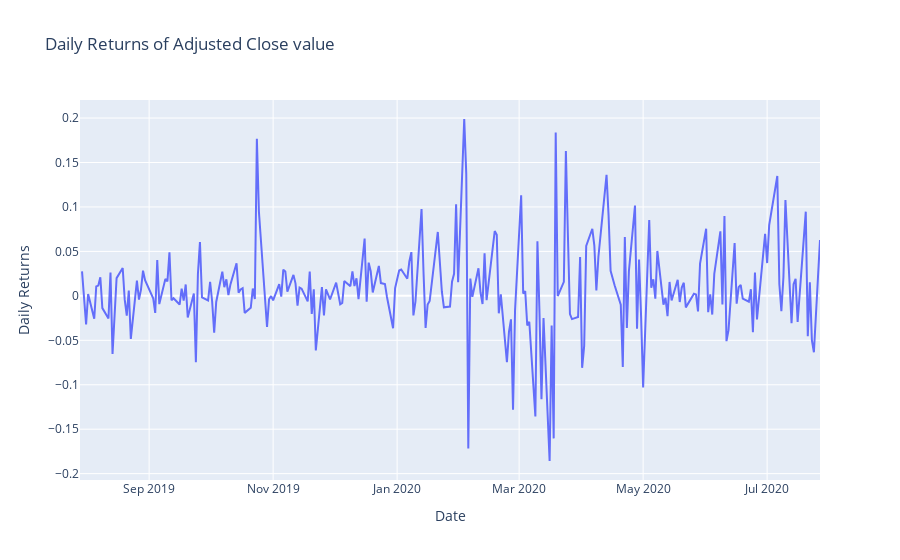

This figure's notebook cell:
### Code cell
data = [{'x' : tesla['Date'], 'y' : tesla['Daily Return']}]
fig1 = go.Figure(data = data, layout = go.Layout(title = "Daily Returns of Adjusted Close value", xaxis = dict(title = 'Date'), yaxis = dict(title = 'Daily Returns')))
iplot(fig1)

### Figure 1 — Plotly figure (JSON) as saved in the notebook; plotly's stock layout.template omitted (floating-point values rounded to 4 significant figures; data arrays with more than 128 entries replaced by an {"elided": "..."} marker saying what was removed)
{"data": [{"type": "scatter", "x": {"elided": "252 str values"}, "y": {"elided": "252 float values"}}], "layout": {"title": {"text": "Daily Returns of Adjusted Close value"}, "xaxis": {"title": {"text": "Date"}}, "yaxis": {"title": {"text": "Daily Returns"}}}}
